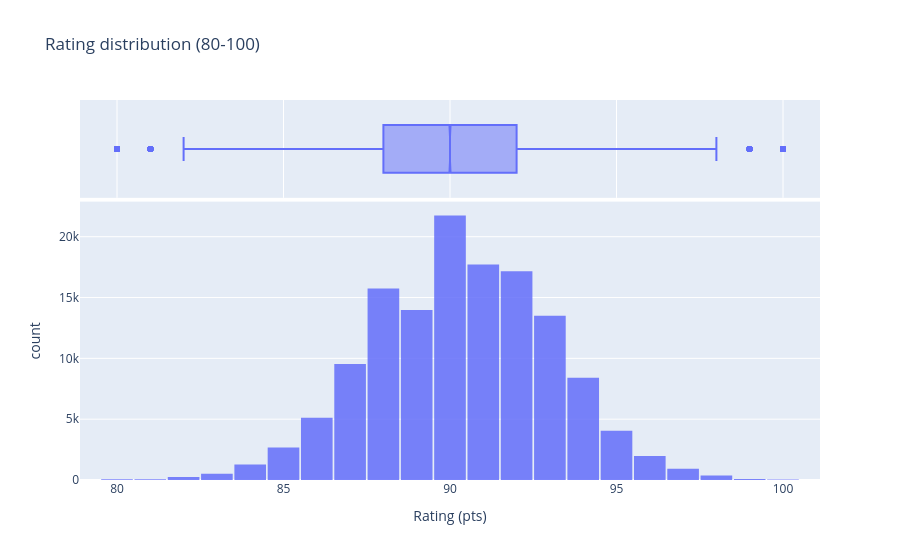

The notebook cell saved with this chart:
### Code cell
fig = px.histogram(
    rating[rating >= 80],
    nbins=21,
    title="Rating distribution (80-100)",
    labels={"value": "Rating (pts)"},
    marginal="box",
    opacity=0.85,
)
fig.update_layout(bargap=0.05, showlegend=False)
fig.show()

### Figure 1 — Plotly figure (JSON) as saved in the notebook; plotly's stock layout.template omitted (floating-point values rounded to 4 significant figures; data arrays with more than 128 entries replaced by an {"elided": "..."} marker saying what was removed)
{"data": [{"bingroup": "x", "hovertemplate": "variable=rating<br>Rating (pts)=%{x}<br>count=%{y}<extra></extra>", "legendgroup": "rating", "marker": {"color": "#636efa", "opacity": 0.85, "pattern": {"shape": ""}}, "name": "rating", "nbinsx": 21, "orientation": "v", "showlegend": true, "type": "histogram", "x": {"elided": "135192 int values"}, "xaxis": "x", "yaxis": "y"}, {"hovertemplate": "variable=rating<br>Rating (pts)=%{x}<extra></extra>", "legendgroup": "rating", "marker": {"color": "#636efa"}, "name": "rating", "notched": true, "showlegend": false, "type": "box", "x": {"elided": "135192 int values"}, "xaxis": "x2", "yaxis": "y2"}], "layout": {"bargap": 0.05, "barmode": "relative", "legend": {"title": {"text": "variable"}, "tracegroupgap": 0}, "showlegend": false, "title": {"text": "Rating distribution (80-100)"}, "xaxis": {"anchor": "y", "domain": [0, 1], "title": {"text": "Rating (pts)"}}, "xaxis2": {"anchor": "y2", "domain": [0, 1], "matches": "x", "showgrid": true, "showticklabels": false}, "yaxis": {"anchor": "x", "domain": [0, 0.7326], "title": {"text": "count"}}, "yaxis2": {"anchor": "x2", "domain": [0.7426, 1], "matches": "y2", "showgrid": false, "showline": false, "showticklabels": false, "ticks": ""}}}
